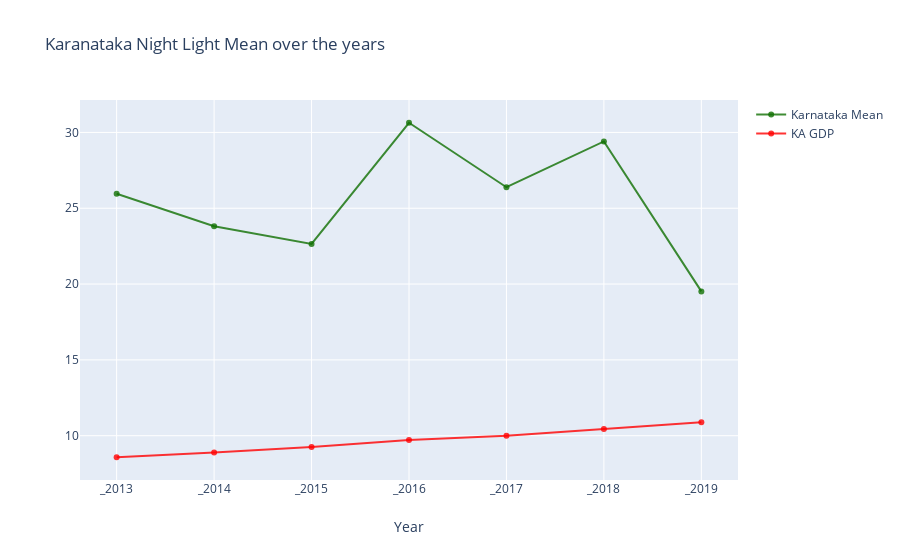

The notebook cell this image was saved under:
### Code cell
trace1 = go.Scatter(
                    x = months,
                    y = ka_mean/1000000,
                    mode = "lines+markers",
                    name = "Karnataka Mean",
                    marker = dict(color = 'rgba(16, 112, 2, 0.8)'),
                    text= 'Karnataka Mean')

trace2 = go.Scatter(
                    x = months,
                    y = ka_gdp/250,
                    mode = "lines+markers",
                    name = "KA GDP",
                    marker = dict(color = 'rgba(255, 0, 0, 0.8)'),
                    text= 'KA GDP')

data = [trace1, trace2]
layout = dict(title = 'Karanataka Night Light Mean over the years',
              xaxis= dict(title= 'Year',ticklen= 5,zeroline= False)
             )
fig = dict(data = data, layout = layout)
iplot(fig)

### Figure 1 — Plotly figure (JSON) as saved in the notebook; plotly's stock layout.template omitted (floating-point values rounded to 4 significant figures)
{"data": [{"marker": {"color": "rgba(16, 112, 2, 0.8)"}, "mode": "lines+markers", "name": "Karnataka Mean", "text": "Karnataka Mean", "type": "scatter", "x": ["_2013", "_2014", "_2015", "_2016", "_2017", "_2018", "_2019"], "y": [25.96, 23.82, 22.65, 30.64, 26.39, 29.41, 19.52]}, {"marker": {"color": "rgba(255, 0, 0, 0.8)"}, "mode": "lines+markers", "name": "KA GDP", "text": "KA GDP", "type": "scatter", "x": ["_2013", "_2014", "_2015", "_2016", "_2017", "_2018", "_2019"], "y": [8.578, 8.883, 9.25, 9.714, 10.0, 10.44, 10.89]}], "layout": {"title": {"text": "Karanataka Night Light Mean over the years"}, "xaxis": {"ticklen": 5, "title": {"text": "Year"}, "zeroline": false}}}
